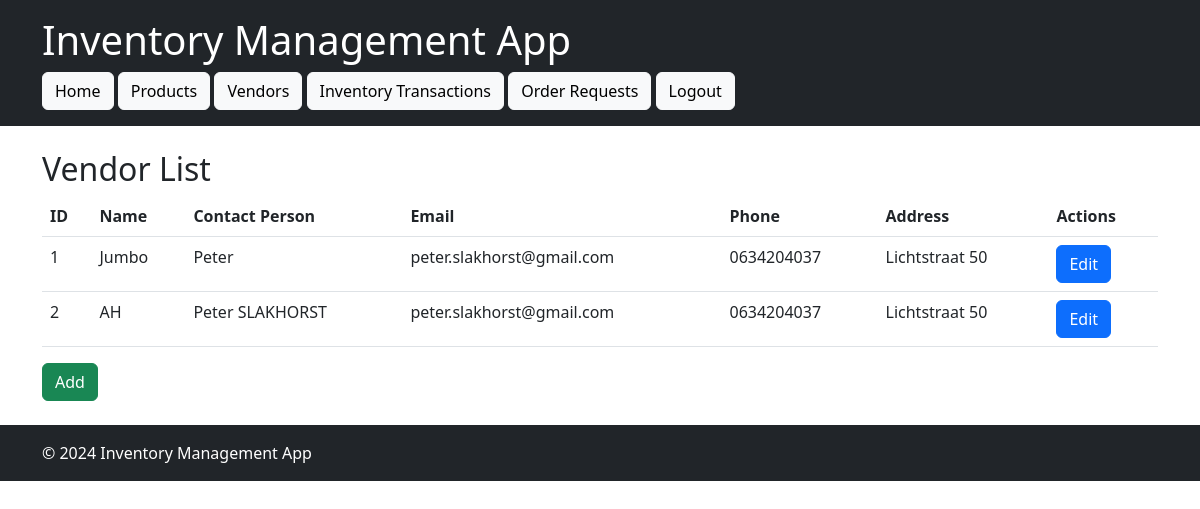
Page /vendors (signed in) on the committed database.
### models.py (models this page shows, shortened)
class Vendor(db.Model):
    id = db.Column(db.Integer, primary_key=True)
    name = db.Column(db.String(100), nullable=False)
    contact_person = db.Column(db.String(100), nullable=False)
    email = db.Column(db.String(100), nullable=False)
    phone = db.Column(db.String(20), nullable=False)
    address = db.Column(db.String(255), nullable=False)

### app.py (the view)
@app.route('/vendors')
@login_required
def list_vendors():
    vendors = Vendor.query.all()
    return render_template('list_vendors.html', items=vendors)

### app.py (called while the page is built)
@login_manager.user_loader
def load_user(user_id):
    return User.query.get(int(user_id))

### templates/list_vendors.html (shortened to what this page needs)
{% extends "list_template.html" %}

### templates/list_template.html
{% extends "base.html" %}
{% block content %}
<h2>{{ title }}</h2>
<table class="table">
    <thead>
        <tr>
            {% for header in headers %}
            <th>{{ header }}</th>
            {% endfor %}
            <th>Actions</th>
        </tr>
    </thead>
    <tbody>
        {% for item in items %}
        <tr>
            {% for key in item_keys %}
            <td>{{ item[key] }}</td>
            {% endfor %}
            <td>
                <a href="{{ edit_url_prefix }}{{ item.id }}" class="btn btn-primary">Edit</a>
            </td>
        </tr>
        {% endfor %}
    </tbody>
</table>
<a href="{{ add_url }}" class="btn btn-success">Add</a>
{% endblock %}

### rows in the picture
Vendor: id "1" "Jumbo" "Peter" "peter.slakhorst@gmail.com" "0634204037" "Lichtstraat 50"
Vendor: id "2" "AH" "Peter SLAKHORST" "peter.slakhorst@gmail.com" "0634204037" "Lichtstraat 50"

### other values in the picture
{{ title }} "Vendor List"
{{ header }} "ID" "Name" "Contact Person" "Email" "Phone" "Address"
